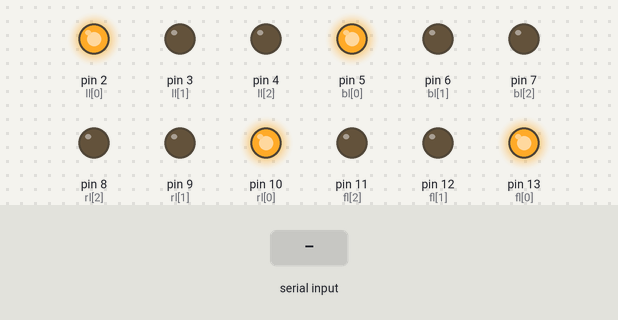
The sketch below on a simulated Arduino Uno, built with avr-gcc and run on an emulated ATmega328P. On the bench: output pins drawn as LEDs (lit = HIGH). The inputs (shaded band) are chosen by the test bench. What the sketch prints to the serial monitor is not drawn.

Above: at 1.2 s.
1.3 s: "r}" received over Serial
At 2.2 s:
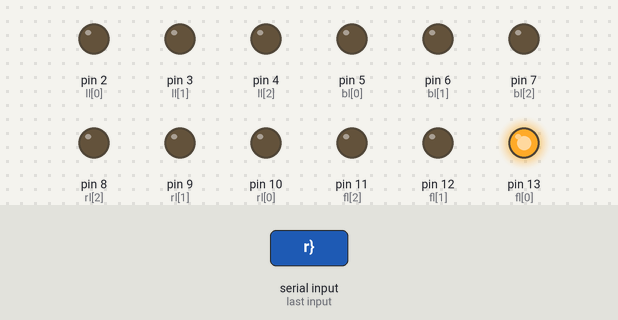
2.8 s: "y}" received over Serial
At 3.4 s:
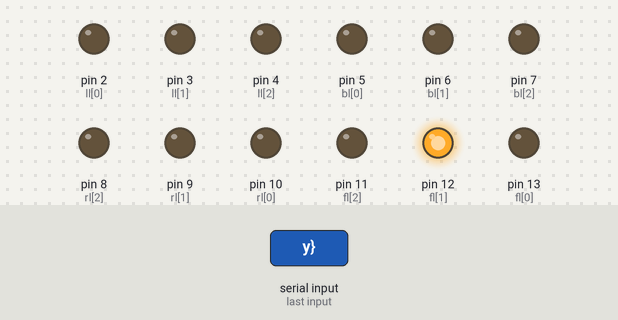
4.3 s: "g}" received over Serial
At 5.5 s:
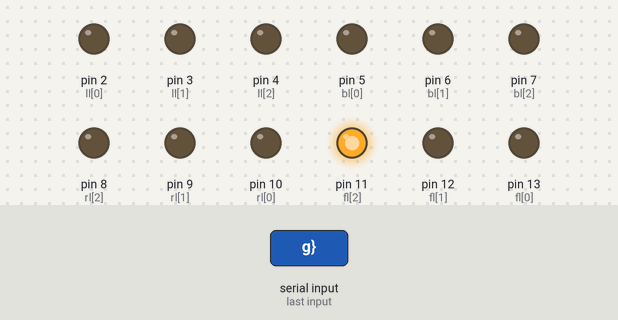
5.8 s: "1}" received over Serial
At 6.8 s:
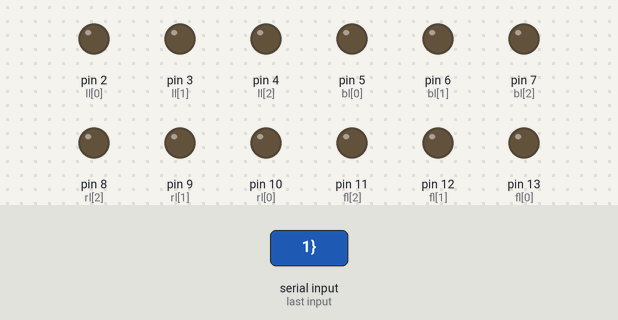
Timing chart, 0 to 8.3 s (numbered marks = the images above; inputs shaded):
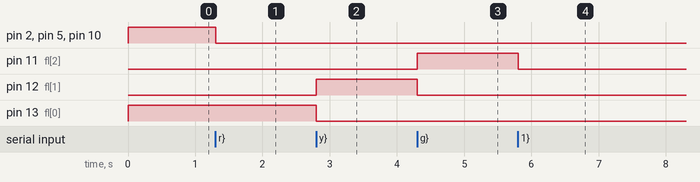

The sketch:

Traffic_light_code.ino
```cpp
#include <string.h>

/// Lights
int ll[3]={2,3,4};
int bl[3]={5,6,7};
int rl[3]={10,9,8};
int fl[3]={13,12,11};

char left='r';
char right='r';
char back='r';
char front='r';

int j=0;
String inputString;
String newstr;

void setup() {
  // put your setup code here, to run once:
for(int i=0; i<=2;i++)
{
  pinMode(ll[i],OUTPUT);
  pinMode(fl[i],OUTPUT);
  pinMode(rl[i],OUTPUT);
  pinMode(bl[i],OUTPUT);
}
Serial.begin(9600);
}

void loop() {

  if(left == 'r')
  {
    digitalWrite(ll[0],HIGH);
    digitalWrite(ll[1],LOW);
    digitalWrite(ll[2],LOW);
  }
  else if(left == 'y')
  {
    digitalWrite(ll[0],LOW);
    digitalWrite(ll[1],HIGH);
    digitalWrite(ll[2],LOW);
  }
  else if(left == 'g')
  {
    digitalWrite(ll[0],LOW);
    digitalWrite(ll[1],LOW);
    digitalWrite(ll[2],HIGH);
  }
  else
  {
    digitalWrite(ll[0],LOW);
    digitalWrite(ll[1],LOW);
    digitalWrite(ll[2],LOW);
  }


  if(right == 'r')
  {
    digitalWrite(rl[0],HIGH);
    digitalWrite(rl[1],LOW);
    digitalWrite(rl[2],LOW);
  }
  else if(right == 'y')
  {
    digitalWrite(rl[0],LOW);
    digitalWrite(rl[1],HIGH);
    digitalWrite(rl[2],LOW);
  }
  else if(right == 'g')
  {
    digitalWrite(rl[0],LOW);
    digitalWrite(rl[1],LOW);
    digitalWrite(rl[2],HIGH);
  }
  else
  {
    digitalWrite(rl[0],LOW);
    digitalWrite(rl[1],LOW);
    digitalWrite(rl[2],LOW);
  }

  if(front == 'r')
  {
    digitalWrite(fl[0],HIGH);
    digitalWrite(fl[1],LOW);
    digitalWrite(fl[2],LOW);
  }
  else if(front == 'y')
  {
    digitalWrite(fl[0],LOW);
    digitalWrite(fl[1],HIGH);
    digitalWrite(fl[2],LOW);
  }
  else if(front == 'g')
  {
    digitalWrite(fl[0],LOW);
    digitalWrite(fl[1],LOW);
    digitalWrite(fl[2],HIGH);
  }
  else
  {
    digitalWrite(fl[0],LOW);
    digitalWrite(fl[1],LOW);
    digitalWrite(fl[2],LOW);
  }


  if(back == 'r')
  {
    digitalWrite(bl[0],HIGH);
    digitalWrite(bl[1],LOW);
    digitalWrite(bl[2],LOW);
  }
  else if(back == 'y')
  {
    digitalWrite(bl[0],LOW);
    digitalWrite(bl[1],HIGH);
    digitalWrite(bl[2],LOW);
  }
  else if(back == 'g')
  {
    digitalWrite(bl[0],LOW);
    digitalWrite(bl[1],LOW);
    digitalWrite(bl[2],HIGH);
  }
  else
  {
    digitalWrite(bl[0],LOW);
    digitalWrite(bl[1],LOW);
    digitalWrite(bl[2],LOW);
  }

}


void serialEvent() {
  while (Serial.available()) {
    // get the new byte:
    inputString=Serial.readStringUntil('}');
    Serial.print(inputString);
    front = inputString[0];
    back = inputString[1];
    left = inputString[2];
    right = inputString[3];
    }
    }
```

Measured:
- after the input at 1.3 s, pin 2 (ll[0]), pin 5 (bl[0]), pin 10 (rl[0]): HIGH → LOW at once
- after the input at 2.8 s, pin 12 (fl[1]): LOW → HIGH at once; pin 13 (fl[0]): HIGH → LOW at once
- after the input at 4.3 s, pin 11 (fl[2]): LOW → HIGH at once; pin 12 (fl[1]): HIGH → LOW at once
- after the input at 5.8 s, pin 11 (fl[2]): HIGH → LOW at once
